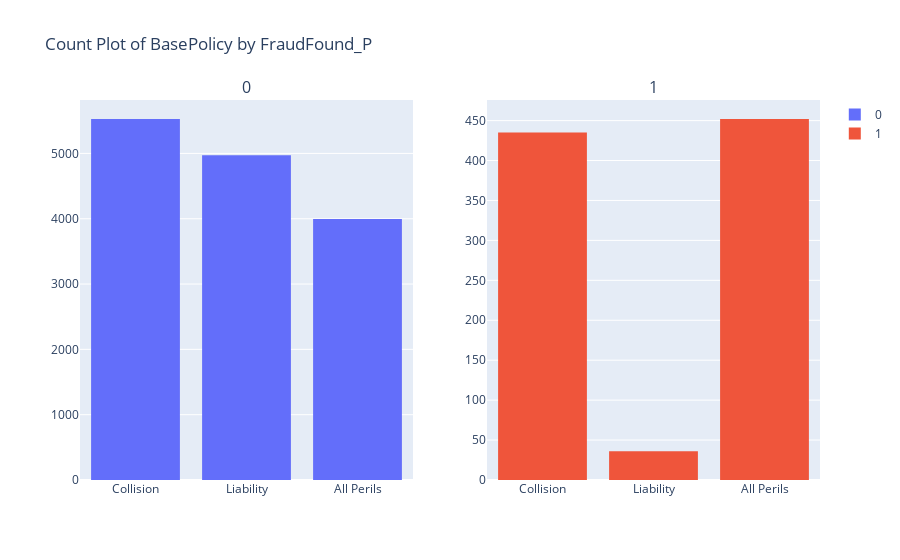

The cell this chart's notebook holds for it:
### Markdown cell above
1. policy type

### Code cell
# 1의 Liability가 너무작다. 조금 제쳐두자
plot_count_plot(df, "BasePolicy", "FraudFound_P")

### Figure 1 — Plotly figure (JSON) as saved in the notebook; plotly's stock layout.template omitted (floating-point values rounded to 4 significant figures; data arrays with more than 128 entries replaced by an {"elided": "..."} marker saying what was removed)
{"data": [{"name": "0", "type": "histogram", "x": {"elided": "14497 str values"}, "xaxis": "x", "yaxis": "y"}, {"name": "1", "type": "histogram", "x": {"elided": "923 str values"}, "xaxis": "x2", "yaxis": "y2"}], "layout": {"annotations": [{"font": {"size": 16}, "showarrow": false, "text": "0", "x": 0.225, "xanchor": "center", "xref": "paper", "y": 1, "yanchor": "bottom", "yref": "paper"}, {"font": {"size": 16}, "showarrow": false, "text": "1", "x": 0.775, "xanchor": "center", "xref": "paper", "y": 1, "yanchor": "bottom", "yref": "paper"}], "title": {"text": "Count Plot of BasePolicy by FraudFound_P"}, "xaxis": {"anchor": "y", "categoryarray": ["Collision", "Liability", "All Perils"], "categoryorder": "array", "domain": [0, 0.45]}, "xaxis2": {"anchor": "y2", "categoryarray": ["Collision", "Liability", "All Perils"], "categoryorder": "array", "domain": [0.55, 1]}, "yaxis": {"anchor": "x", "domain": [0, 1]}, "yaxis2": {"anchor": "x2", "domain": [0, 1]}}}
